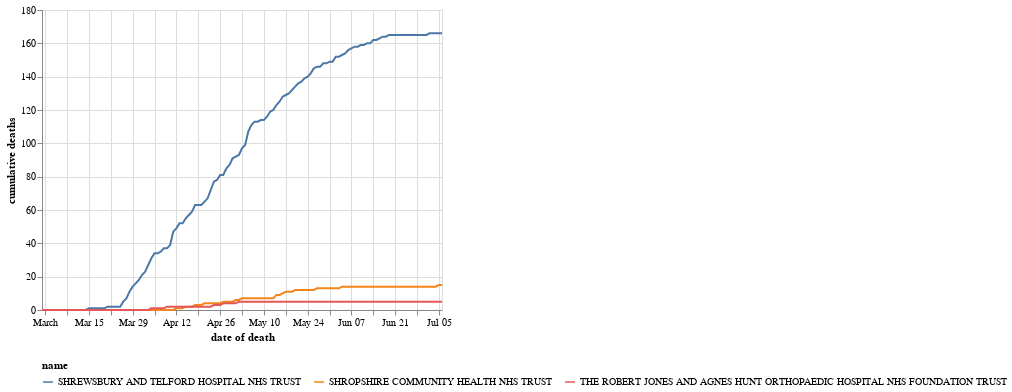

Notebook code for this chart:
### Markdown cell above
### Cumulative by trust

### Code cell
chart_dodds = chart_doddbt.copy()
chart_dodds = chart_dodds[chart_dodds.code.isin(trustcodes_shropshirestar)]
alt.Chart(chart_dodds).mark_line().encode(
    x='date of death',
    y='cumulative deaths',
    color='name'
).configure_legend(labelLimit=0,orient='bottom')

### Figure 1 — Vega-Lite specification as saved in the notebook (floating-point values rounded to 4 significant figures; data arrays with more than 128 entries replaced by an {"elided": "..."} marker saying what was removed)
{"config": {"view": {"continuousWidth": 400, "continuousHeight": 300}, "legend": {"labelLimit": 0, "orient": "bottom"}}, "data": {"name": "data-71cd15005fdfc511c10827788271daed"}, "mark": "line", "encoding": {"color": {"type": "nominal", "field": "name"}, "x": {"type": "temporal", "field": "date of death"}, "y": {"type": "quantitative", "field": "cumulative deaths"}}, "$schema": "https://vega.github.io/schema/vega-lite/v4.8.1.json", "datasets": {"data-71cd15005fdfc511c10827788271daed": {"elided": "387 records"}}}
